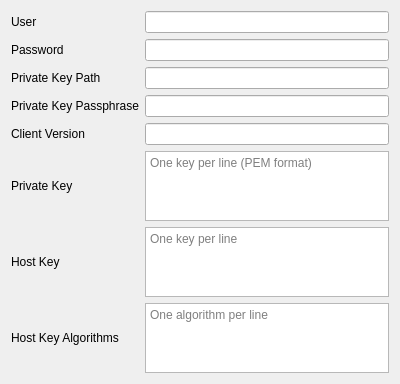
<?xml version="1.0" encoding="UTF-8"?>
<ui version="4.0">
 <class>EditSSH</class>
 <widget class="QWidget" name="EditSSH">
  <property name="geometry">
   <rect>
    <x>0</x>
    <y>0</y>
    <width>400</width>
    <height>300</height>
   </rect>
  </property>
  <property name="windowTitle">
   <string notr="true"/>
  </property>
  <layout class="QGridLayout" name="gridLayout">
   <item row="0" column="0">
    <widget class="QLabel" name="user_l">
     <property name="text">
      <string>User</string>
     </property>
    </widget>
   </item>
   <item row="0" column="1">
    <widget class="MyLineEdit" name="user"/>
   </item>
   <item row="1" column="0">
    <widget class="QLabel" name="password_l">
     <property name="text">
      <string>Password</string>
     </property>
    </widget>
   </item>
   <item row="1" column="1">
    <widget class="MyLineEdit" name="password"/>
   </item>
   <item row="2" column="0">
    <widget class="QLabel" name="private_key_path_l">
     <property name="text">
      <string>Private Key Path</string>
     </property>
    </widget>
   </item>
   <item row="2" column="1">
    <widget class="MyLineEdit" name="private_key_path"/>
   </item>
   <item row="3" column="0">
    <widget class="QLabel" name="private_key_passphrase_l">
     <property name="text">
      <string>Private Key Passphrase</string>
     </property>
    </widget>
   </item>
   <item row="3" column="1">
    <widget class="MyLineEdit" name="private_key_passphrase"/>
   </item>
   <item row="4" column="0">
    <widget class="QLabel" name="client_version_l">
     <property name="text">
      <string>Client Version</string>
     </property>
    </widget>
   </item>
   <item row="4" column="1">
    <widget class="MyLineEdit" name="client_version"/>
   </item>
   <item row="5" column="0">
    <widget class="QLabel" name="private_key_l">
     <property name="text">
      <string>Private Key</string>
     </property>
    </widget>
   </item>
   <item row="5" column="1">
    <widget class="QTextEdit" name="private_key">
     <property name="placeholderText">
      <string>One key per line (PEM format)</string>
     </property>
    </widget>
   </item>
   <item row="6" column="0">
    <widget class="QLabel" name="host_key_l">
     <property name="text">
      <string>Host Key</string>
     </property>
    </widget>
   </item>
   <item row="6" column="1">
    <widget class="QTextEdit" name="host_key">
     <property name="placeholderText">
      <string>One key per line</string>
     </property>
    </widget>
   </item>
   <item row="7" column="0">
    <widget class="QLabel" name="host_key_algorithms_l">
     <property name="text">
      <string>Host Key Algorithms</string>
     </property>
    </widget>
   </item>
   <item row="7" column="1">
    <widget class="QTextEdit" name="host_key_algorithms">
     <property name="placeholderText">
      <string>One algorithm per line</string>
     </property>
    </widget>
   </item>
  </layout>
 </widget>
 <customwidgets>
  <customwidget>
   <class>MyLineEdit</class>
   <extends>QLineEdit</extends>
   <header>ui/widget/MyLineEdit.h</header>
  </customwidget>
 </customwidgets>
 <resources/>
 <connections/>
</ui>
